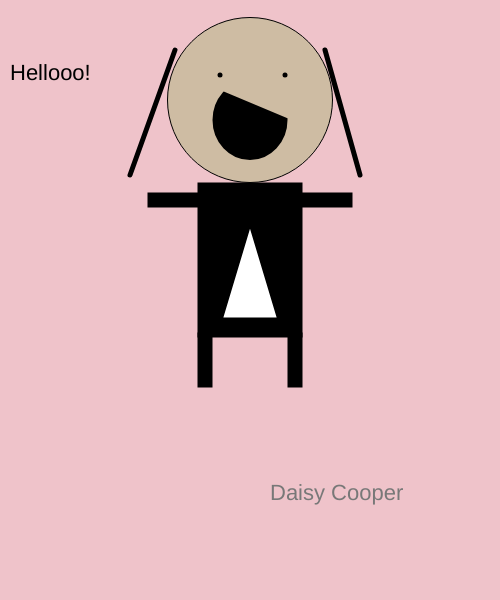
Frame 1 (no input)
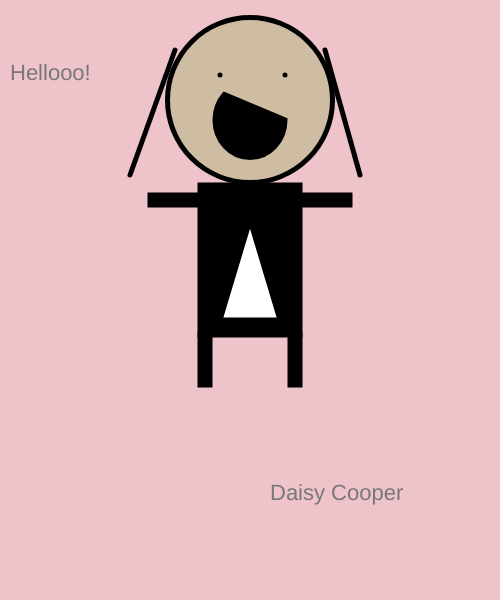
Frame 60 (no input)
Frame 120 (the mouse pressed at the canvas centre since frame 60): identical to frame 60, image omitted

The p5.js sketch that drew these frames (run headless with seeded random() and noise() and a simulated clock; from frame 60 on, the mouse is pressed at the canvas centre):

// p5.js sketch
// ── sketch.js
function setup()
{
    createCanvas(500, 600);
}

function draw()
{
    
    background(239,195,202);
    textSize(22)
    text("Hellooo!", 10,80);

    // head
    fill(206,188,163);
    circle(250,100,165);

    // eyes
    strokeWeight(5);
    fill(0);
    point(220,75);
    point(285,75);

    // mouth
    arc(250, 120, 70, 75, 0, PI + QUARTER_PI, CHORD);

    // hair
    line(130,175,175,50);
    line(325,50,360,175);

    // body
    fill(0,0,0);
    rect(200,185,100,150);

    // right arm
    fill(0);
    rect(300,195,50,10);

    // left arm
    fill(0);
    rect(150,195,50,10);

    // left leg
    fill(0);
    rect(200,335,10,50);

    // right leg
    fill(0);
    rect(290,335,10,50);

    fill(255);
    triangle(220,320,250,220,280,320);

    fill(120);
    textSize(22);
    text("Daisy Cooper",270,500 );

}
